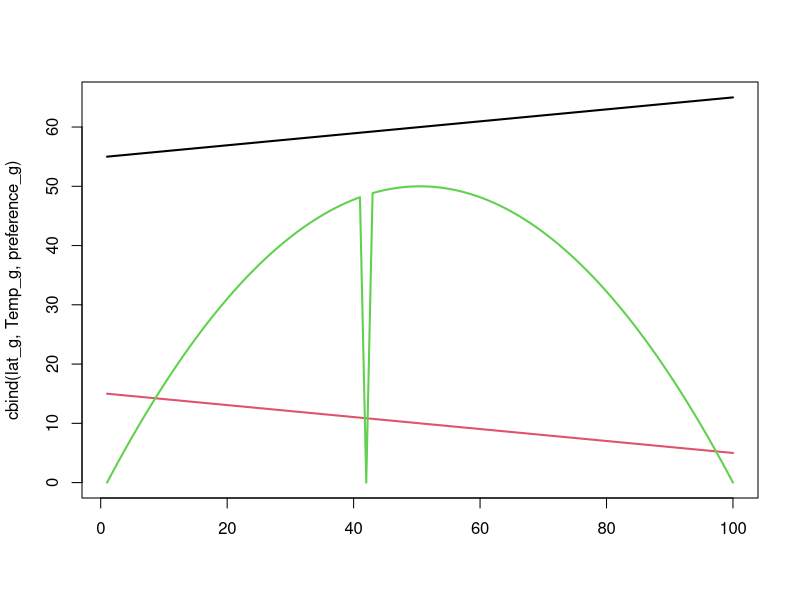
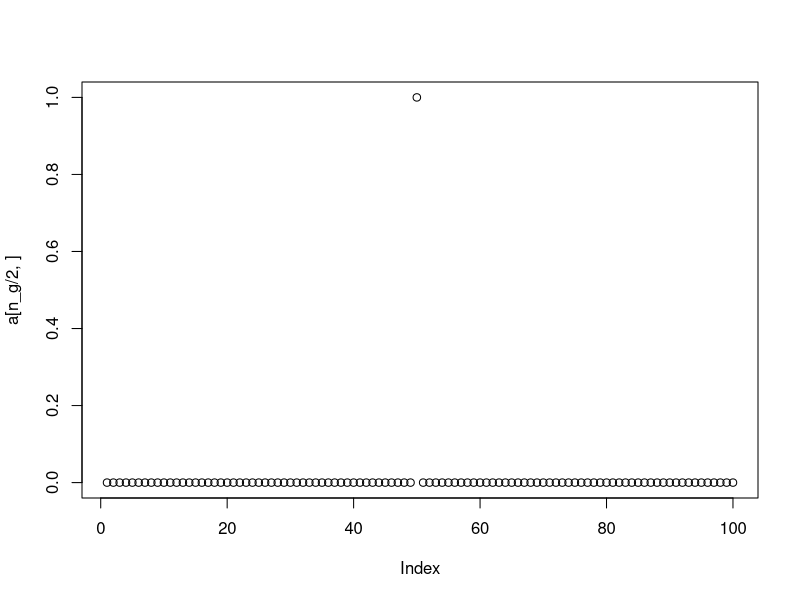
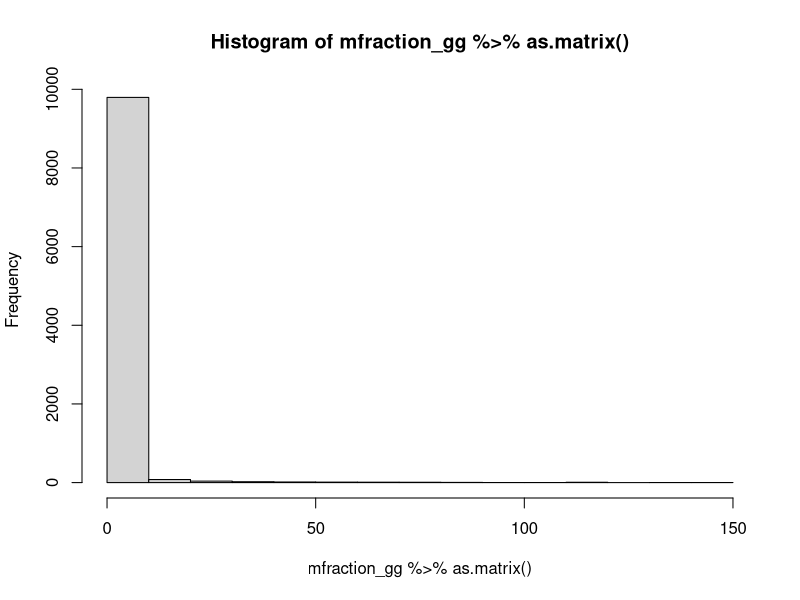
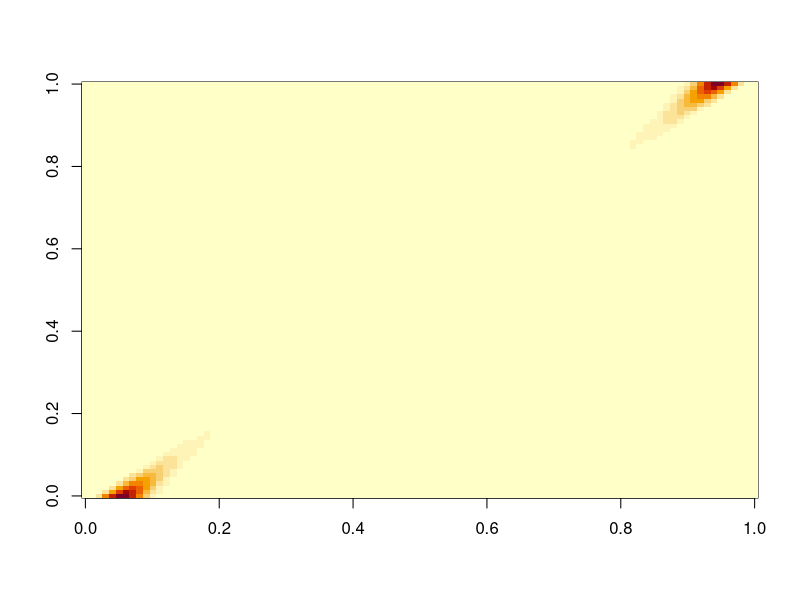
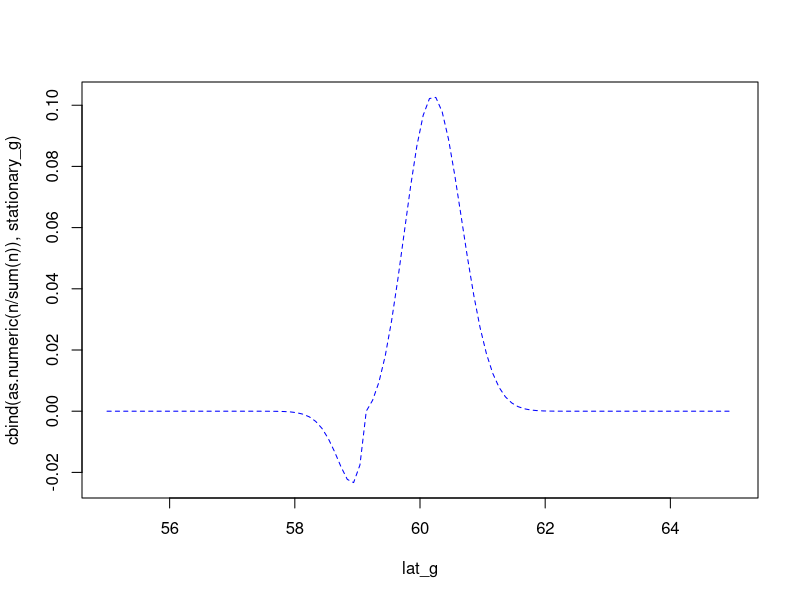

Reproduce these figures in R, in order.
library(tidyverse)
library(Matrix)
n_g = 100

# Domain characteristics
lat_g = seq(55, 65, length=n_g)
Temp_g = seq(15, 5, length=n_g)

# Parameters
diffusion = 0
preference_g =  (-2 * (Temp_g - 10)^2)

preference_g <-  preference_g - min(preference_g)

preference_g[42] <- 0

# plot
matplot( cbind(lat_g,Temp_g,preference_g), type="l", lty="solid", lwd=2 )

# Movement operator
A_gg = ifelse( round(abs(outer(lat_g,lat_g,"-")),2) == round(mean(diff(lat_g)),2), 1, 0 )

# Diffusion
diffusion_gg = A_gg * diffusion
diag(diffusion_gg) = -1 * colSums(diffusion_gg)

a = Matrix::expm(diffusion_gg) %>% as.matrix()

plot(a[n_g/2,])

# Taxis
# taxis_gg = A_gg * pmax(0,outer(preference_g, preference_g, "-"))

taxis_gg = A_gg * exp(outer(preference_g, preference_g, "-"))


# taxis_gg = A_gg * outer(preference_g, preference_g, "-")


diag(taxis_gg) = -1 * colSums(taxis_gg)
# Total
mrate_gg = diffusion_gg + taxis_gg
# Annualized
mfraction_gg = Matrix::expm(mrate_gg)
hist(mfraction_gg %>% as.matrix())
image(as.matrix(mfraction_gg))
rowSums(mfraction_gg)
colSums(mfraction_gg)


n <- matrix(ncol = 1, nrow = n_g,rep(0,n_g))

n[1,1] <-  100

for (y in 1:1000){

 n <-  mfraction_gg %*% n

}

# Stationary distribution

stationary_g = eigen(mfraction_gg)$vectors[,1]

stationary_g = stationary_g / sum(stationary_g)

matplot( x=lat_g, y=cbind(as.numeric(n / sum(n)),stationary_g), type="l", col=c("black","blue") )



# n(t+1) = Mrate_gg * n(t)
